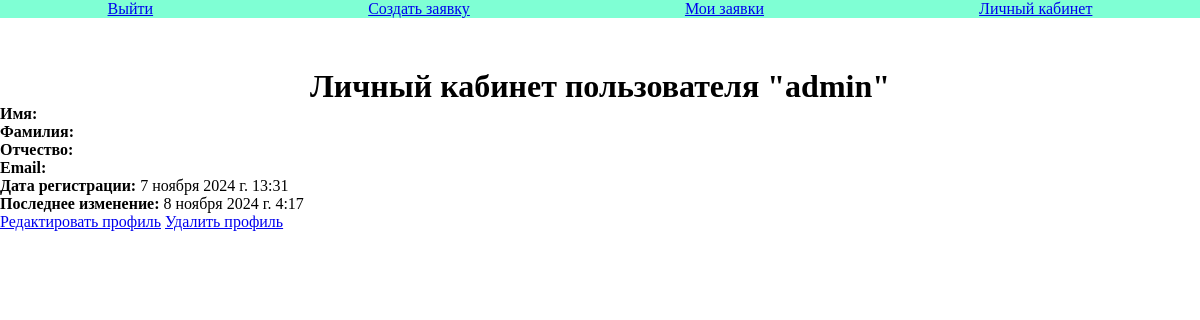
The page /design/profile/ (signed in) on the database as committed earlier.
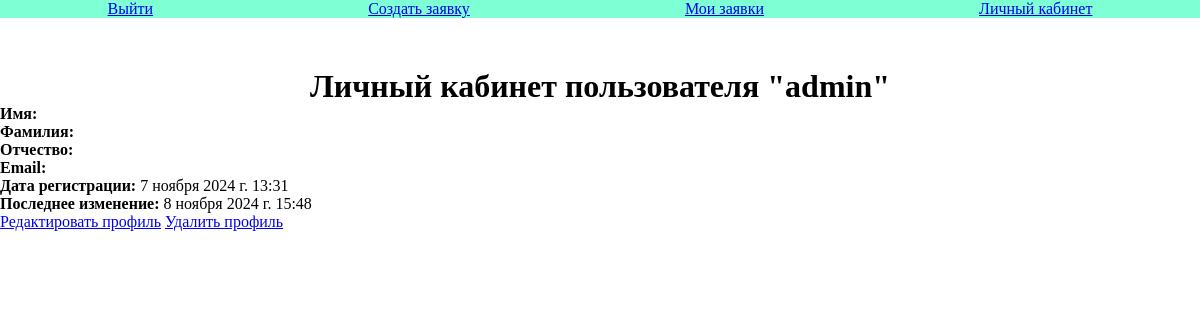
The same page on the database as committed later.
### design/models.py (models this page shows, shortened)
class AdvUser(AbstractUser):
    patronymic = models.CharField(max_length=50, blank=True)

### design/views.py (the view)
# urls.py: path('profile/', views.profile, name='profile'),
@login_required
def profile(request):
    user = request.user
    context = {'user': user}
    return render(request, 'design/profile.html', context)

### design/templates/design/profile.html (shortened to what this page needs)
{% extends 'design/base.html' %}
{% block content %}
    <h1>Личный кабинет пользователя "{{ user.username }}"</h1>
    <ul>
        <li><strong>Имя:</strong> {{ user.first_name }}</li>
        <li><strong>Фамилия:</strong> {{ user.last_name }}</li>
        <li><strong>Отчество:</strong> {{ user.patronymic }}</li>
        <li><strong>Email:</strong> {{ user.email }}</li>
        <li><strong>Дата регистрации:</strong> {{ user.date_joined }}</li>
        <li><strong>Последнее изменение:</strong> {{ user.last_login }}</li>
    </ul>
    <a type="button" href="{% url 'edit_profile' %}">Редактировать профиль</a>
    <a type="button" href="{% url 'delete_profile' %}">Удалить профиль</a>
{% endblock %}

### design/templates/design/base.html (shortened to what this page needs)
<!DOCTYPE html>
<html lang="en">
<head>
    {% load static %}
    <link rel="stylesheet" href="{% static 'css/style.css' %}">
</head>
<body>
    <header>
        {% block header %}
            {% if user.is_authenticated %}
                <a href="{% url 'logout' %}">Выйти</a>
                <a href="{% url 'create_application' %}">Создать заявку</a>
                <a href="#">Мои заявки</a>
                <a href="{% url 'profile' %}">Личный кабинет</a>
            {% else %}
                <a href="{% url 'index' %}">Главная</a>
                <a href="{% url 'login' %}">Вход</a>
                <a href="{% url 'register' %}">Регистрация</a>
            {% endif %}
        {% endblock %}
    </header>
    <main>
        {% block content %}
        {% endblock %}
    </main>
</body>
</html>

### design/static/css/style.css (style rules this page uses)
* { margin: 0; padding: 0; box-sizing: border-box; }
header { display: flex; justify-content: space-around; background-color: aquamarine; }
h1 { margin-top: 50px; text-align: center; }

Rows that differ between the two databases and show on the page:
changed AdvUser "admin": last_login "8 ноября 2024 г. 4:17" → "8 ноября 2024 г. 15:48"
